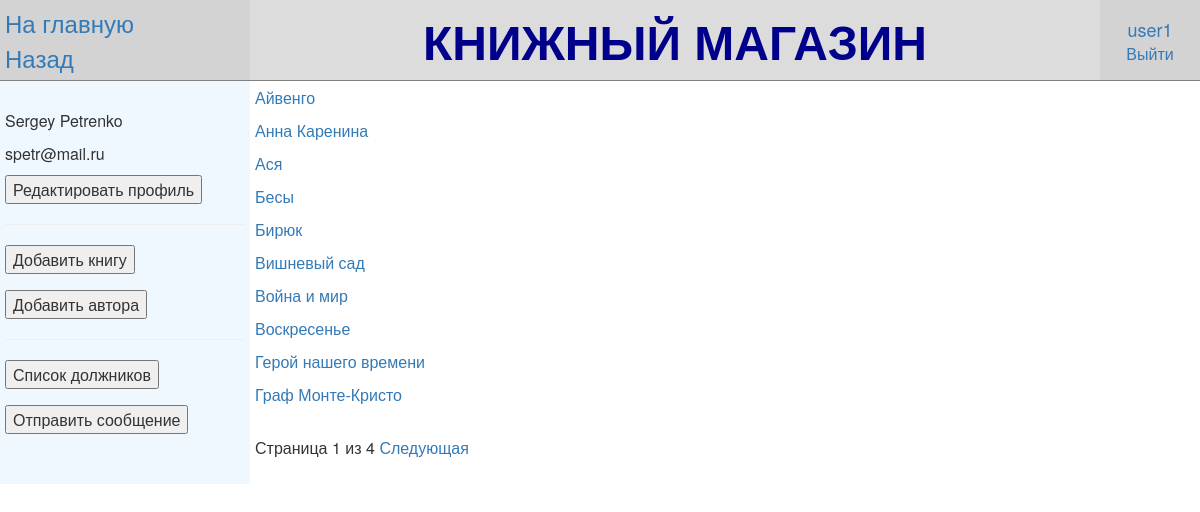
The app's page /worker/ (signed in) with its own data.
### bookstore_app/models.py (models this page shows, shortened)
class Book (models.Model):
    title=models.CharField(max_length=100, verbose_name="Название")
    image=models.ImageField(upload_to='media/', blank=True, null=True, verbose_name="Изображение")
    summary=models.TextField(max_length=500, blank=True, null=True, verbose_name="Описание")
    author=models.ForeignKey(Author, on_delete=models.SET_NULL, null=True, verbose_name="Автор")
    genre=models.ManyToManyField(Genre, verbose_name="Жанр")
    language=models.ForeignKey(Language, on_delete=models.SET_NULL, null=True, verbose_name="Язык")
    price=models.IntegerField(validators=[MinValueValidator(0), MaxValueValidator(2147483647)], null=True, verbose_name="Стоимость")
    count=models.IntegerField(validators=[MinValueValidator(0), MaxValueValidator(2147483647)], null=True, verbose_name="Количество")
    class Meta:
        ordering=["title"]
    def get_absolute_url(self):
        return reverse ("book_info", args=[str(self.id)])

### bookstore_app/views.py (the view)
# urls.py: path('worker/', views.workeruser, name='worker'),
@login_required(login_url='login')
def workeruser(request):
    book_list=Book.objects.all()
    paginator=Paginator(book_list, 10)
    page=request.GET.get('page')
    try:
        books=paginator.page(page)
    except PageNotAnInteger:
        books=paginator.page(1)
    except EmptyPage:
        books=paginator.page(paginator.num_pages)
    return render (request, "worker.html",
        context={
        "books": books,
        })

### bookstore_app/templates/worker.html (shortened to what this page needs)
{%extends "base_template.html"%}
{%block navigate%}
<form action="{% url 'user_update' %}">
    <p>{{user.first_name}} {{user.last_name}}</p>
    <p>{{user.email}}</p>
    <p><input type="submit" value="Редактировать профиль" name="butuserupdate"/></p>
</form>
<hr>
<form action="{% url 'book_add' %}" method="get">
    <input type="submit" value="Добавить книгу" name="butadd"/>
</form>
<form action="{% url 'book_add' %}" method="get">
    <input type="submit" value="Добавить автора" name="butauthor"/>
</form>
<hr>
<form action="{% url 'duty_list' %}" method="get">
    <input type="submit" value="Список должников" name="butduty"/>
</form>
<form action="{% url 'email' %}" method="get">
    <input type="submit" value="Отправить сообщение" name="butemail"/>
</form>
{%endblock%}
{%block view%}
<div>
    {%for item in books%}
        <p><a href="{{item.get_absolute_url}}">{{item.title}}</a></p>
    {%endfor%}
    <div class="pagination" align="center">
        <span class=""step-links">
        <span class="current">
            Страница {{books.number}} из {{books.paginator.num_pages}}
        </span>
        {%if books.has_next%}
            <a href="?page={{books.next_page_number}}">Следующая</a>
        {%endif%}
        </span>
    </div>
</div>
{%endblock%}

### bookstore_app/templates/base_template.html (shortened to what this page needs)
{% load static %}
<html>
    <head>
        <link rel="stylesheet" href="https://maxcdn.bootstrapcdn.com/bootstrap/3.3.7/css/bootstrap.min.css">
        <link rel="stylesheet" href="{% static 'css/styles.css' %}">
    </head>
    <body>
        <table width="100%" heigt="100%" frame="void" rules="rows">
            <tr bgcolor="Gainsboro">
                <td width="250" bgcolor="Lightgrey">
                    <a href="{% url 'index' %}"><font size="5">На главную</font></a><br>
                    <a href="{{request.META.HTTP_REFERER}}"><font size="5">Назад</font></a>
                </td>
                <td align="center" valign="middle">
                    <font size="10" color="DarkBlue"><b>КНИЖНЫЙ МАГАЗИН</b></font>
                </td>
                <td width="100" height="10" align="center" bgcolor="Lightgrey" >
                {%block login%}
                    {%if user.is_authenticated%}
                        {%if user.is_staff%}
                            <div><a href="/admin/"><font size="4">{{user.get_username}}</font></a></div>
                        {%else%}
                            {% for group in request.user.groups.all %}
                                {%if group.name == 'clients'%}
                                    <div><a href="{% url 'profile' %}"><font size="4">{{user.get_username}}</font></a></div>
                                {%elif group.name == 'workers'%}
                                    <div><a href="{% url 'worker' %}"><font size="4">{{user.get_username}}</font></a></div>
                                {%endif%}
                            {%endfor%}
                        {%endif%}
                        <a href="{% url 'logout' %}">Выйти</a>
                    {%else%}
                        <a href="{% url 'login' %}">Войти</a>
                        <a href="{% url 'register' %}">Регистрация</a>
                    {%endif%}
                {%endblock%}
                </td>
            </tr>
            <tr>
                <td height="100%" valign="top" bgcolor="AliceBlue">
                    <br>
                    {%block navigate%}
                    {%endblock%}
                </td>
                <td colspan="2">
                    {%block view%}
                    {%endblock%}
                </td>
            </tr>
        </table>
    </body>
</html>

### bookstore_app/static/css/styles.css (style rules this page uses)
body { background-color:rgb(255, 255, 255); }
td { padding: 5px; }

### records on screen
Book: title "Айвенго"
Book: title "Анна Каренина"
Book: title "Ася"
Book: title "Бесы"
Book: title "Бирюк"
Book: title "Вишневый сад"
Book: title "Война и мир"
Book: title "Воскресенье"
Book: title "Герой нашего времени"
Book: title "Граф Монте-Кристо"

### other values on screen
{{ user.get_username }} "user1"
{{ user.first_name }} "Sergey"
{{ user.last_name }} "Petrenko"
{{ user.email }} "spetr@mail.ru"
{{ books.number }} "1"
{{ books.paginator.num_pages }} "4"
